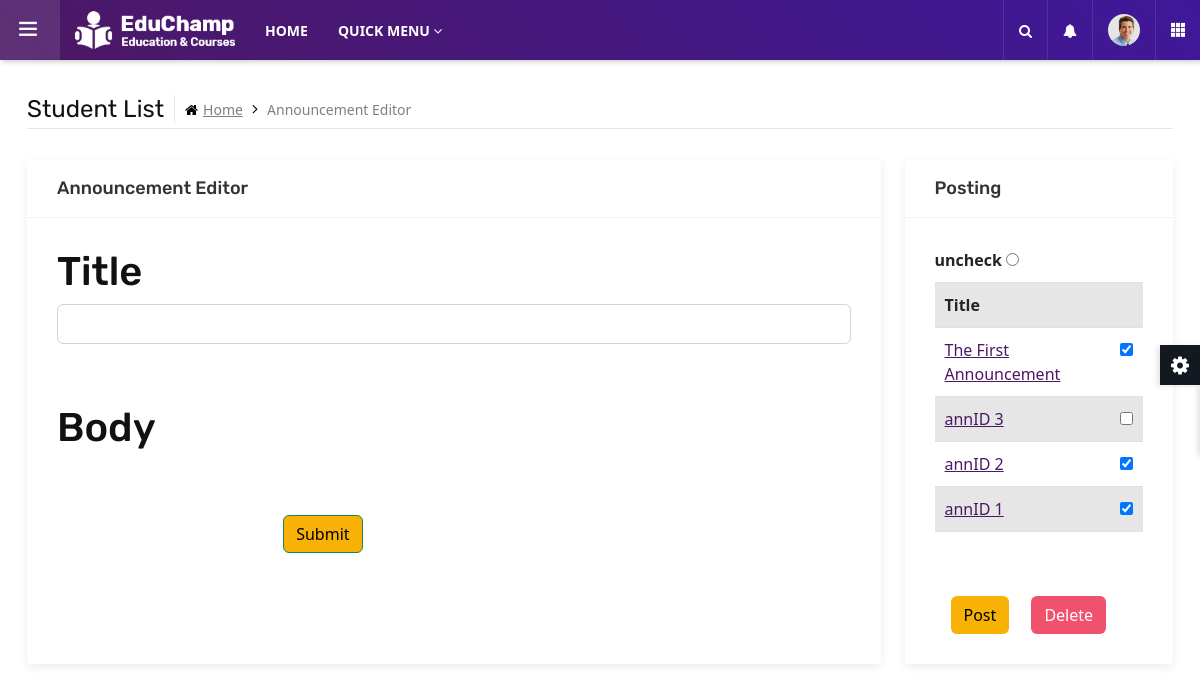
The page /announcementEdit.php (signed in) on the database as committed earlier.
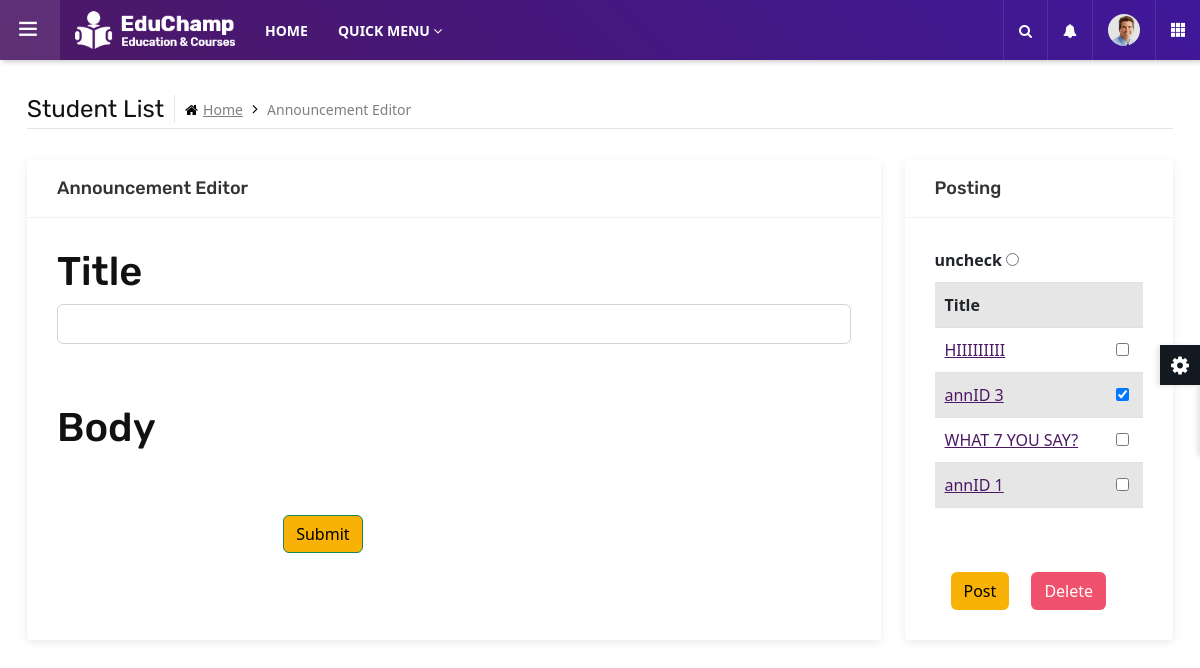
The same page on the database as committed later.
### tables this page shows
CREATE TABLE `announcement` (
  `annID` int(11) NOT NULL,
  `annDate` timestamp NOT NULL DEFAULT current_timestamp(),
  `annTitle` text NOT NULL,
  `annText` longtext NOT NULL,
  `annStatus` tinyint(1) NOT NULL DEFAULT 0,
  `tIC` char(12) DEFAULT NULL
);

### announcementEdit.php (the view, shortened to what this page needs)
<?php
include "sessionStaff.php";
?>
    <body>
    <main class="ttr-wrapper">
		<div class="container-fluid">
			<div class="db-breadcrumb">
				<h4 class="breadcrumb-title">Student List</h4>
				<ul class="db-breadcrumb-list">
					<li><a href="#"><i class="fa fa-home"></i>Home</a></li>
					<li>Announcement Editor</li>
				</ul>
			</div>
			<div class="row">
				<div class="col-lg-9 m-b30">
					<div class="widget-box">
						<div class="wc-title">
							<h4>Announcement Editor</h4>
						</div>
                        <form id = "editor" method="post" action = "announcementProcess.php" class="form-horizontal">
                        <div class="widget-inner">
                            <h1>Title</h1>
                            <?php
                            if(!isset($_GET["annID"])){
                            echo "
                            <input id='title' name = 'title' type = text class = 'form-control'>
                            ";
                            }
                            else{
                            $queryAnn = "SELECT * FROM Announcement WHERE annID = '$_GET[annID]'";
                            $resultAnn = mysqli_fetch_array(mysqli_query($con, $queryAnn));
                            echo "
                            <input id='title' name = 'title' type = text class = 'form-control' value = '$resultAnn[annTitle]'>
                            ";
                            }
                            ?>
						</div>
						<div class="widget-inner">
                            <h1>Body</h1>
                            <?php
                            if(!isset($_GET["annID"])){
                            echo "
                            <textarea id='tiny' name = 'tiny'>Hello, World!</textarea>
                            <button type='submit' class='mt-5 mx-3 btn btn-success'>Submit</button>
                            ";
                            }
                            else{
                            echo "
                            <textarea id='tiny' name = 'tiny'>$resultAnn[annText]</textarea>
                            <button type='submit' class='mt-5 mx-3 btn blue' value = '$_GET[annID]' name = 'editing' >Edit</button>
                            ";
                            }
                            ?>
						</div>
                        </form>
					</div>
				</div>
                <div class="col-lg-3 m-b30">
					<div class="widget-box">
						<div class="wc-title">
							<h4>Posting</h4>
						</div>
						<div id ="post-delete" class="widget-inner">
                            <label>uncheck&nbsp<input class ="checking" type = "radio" onchange = "unchecking()"></input></label>
                            <?php
                            echo "
                            <div id = 'posting'>
                            <form method='post' action = 'announcementPostingProcess.php'>
                            <table class='table table-striped table-hover '>
                            <tr>
                                <th>Title</th>
                                <th></th>
                            </tr>
                            ";
                            $query = "SELECT * FROM Announcement ORDER BY annID DESC";
                            $result = mysqli_query($con, $query);
                            while( $row = mysqli_fetch_array($result) ){
                            echo "
                            <tr><td><a btn btn-link href = 'announcementEdit.php?annID=$row[annID]'>$row[annTitle]</a></td>
                            ";
                            if($row["annStatus"] == 1){
                            echo "
                                <td><input class = 'checking' type = 'checkbox' value = '$row[annID]' name = 'annStatus[] ' checked ></td></tr>
                            ";
                            }else{
                            echo "
                                <td><input class = 'checking' type = 'checkbox' value = '$row[annID]' name = 'annStatus[] ' ></td></tr>
                            ";
                            }
                            }
                            echo "</table>
                            <div class = 'row'>
                                <div class = 'col-5'><button name = 'post' type = 'submit' class = 'mt-5 mx-3 btn ' >Post</button></div>
                                <div class = 'col-7'><button name = 'delete' type = 'submit' class = 'mt-5 btn red' >Delete</button></div>
                            </div>
                            </form>
                            </div>"
                            ?>
						</div>
					</div>
				</div>
			</div>
		</div>
	</main>
    </body>
</html>

Rows that differ between the two databases and show on the page:
removed announcement: annTitle "The First Announcement"
added announcement: annTitle "HIIIIIIIII"
changed announcement "annID 3": annStatus 0 → 1 (drawn); value "☐" → "☑"
changed announcement: annTitle "annID 2" → "WHAT 7 YOU SAY?"; annStatus 1 → 0 (drawn); value "☑" → "☐"
changed announcement "annID 1": annStatus 1 → 0 (drawn); value "☑" → "☐"
